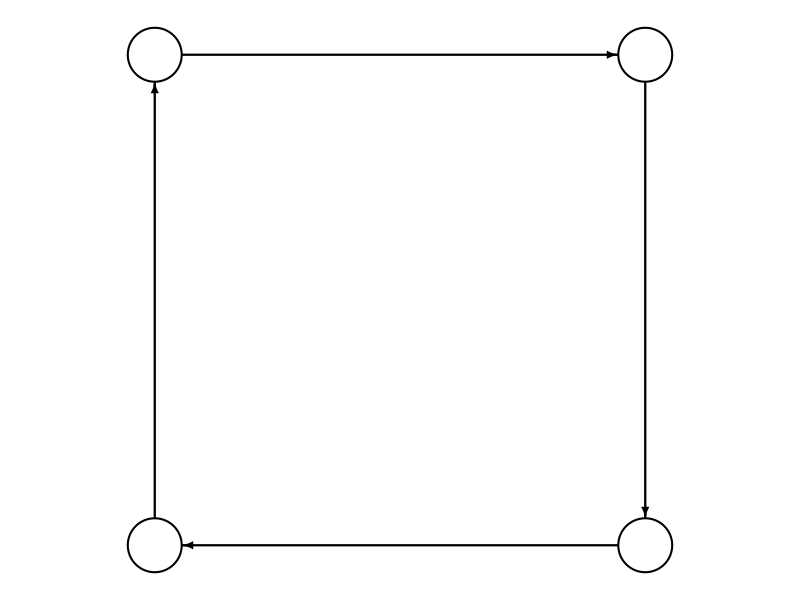
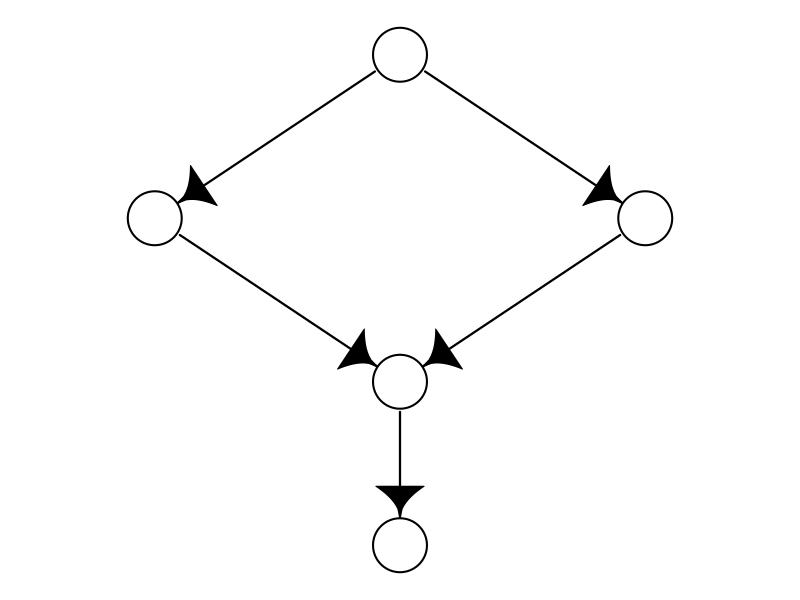
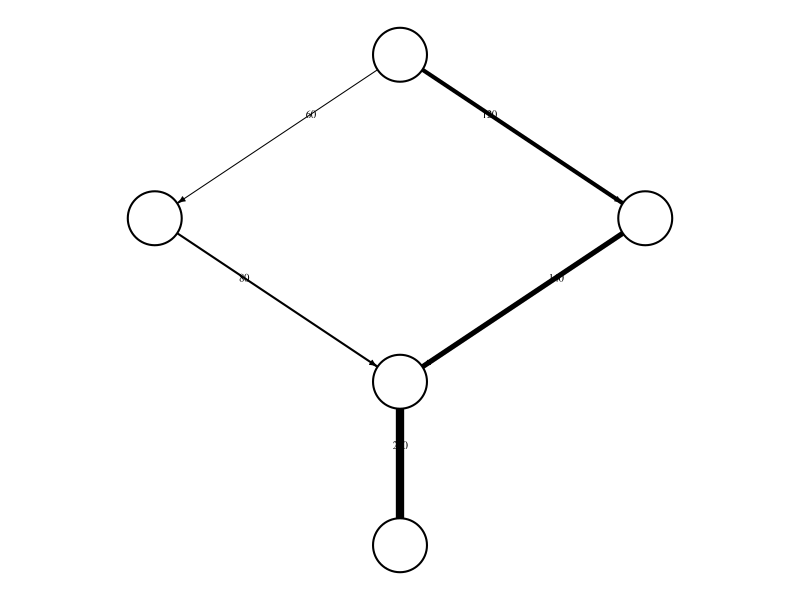
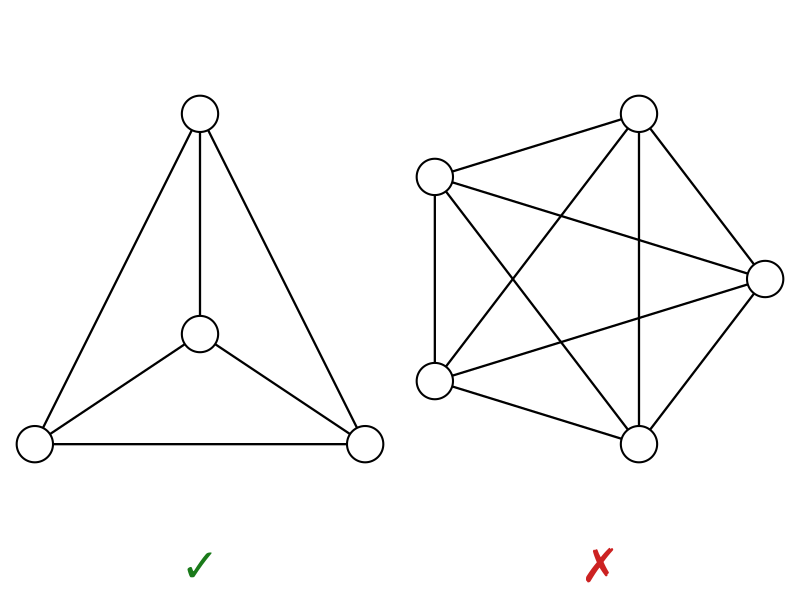
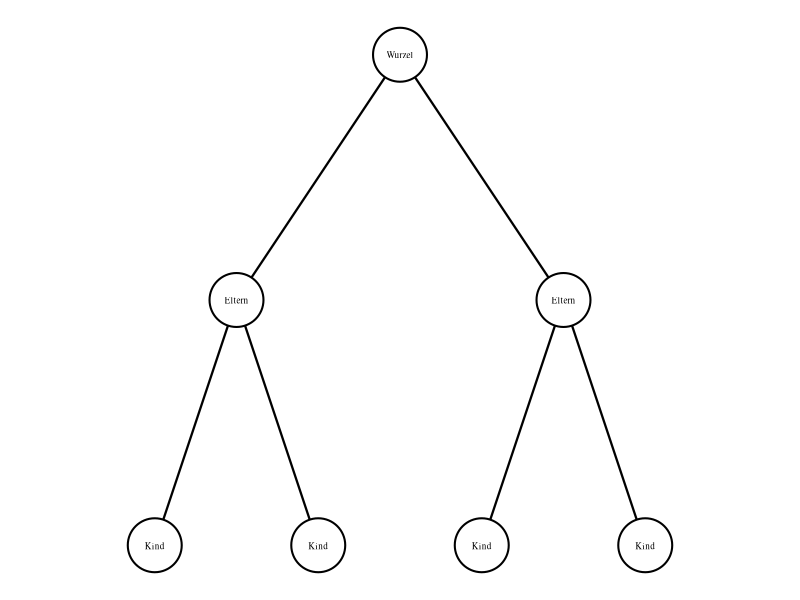
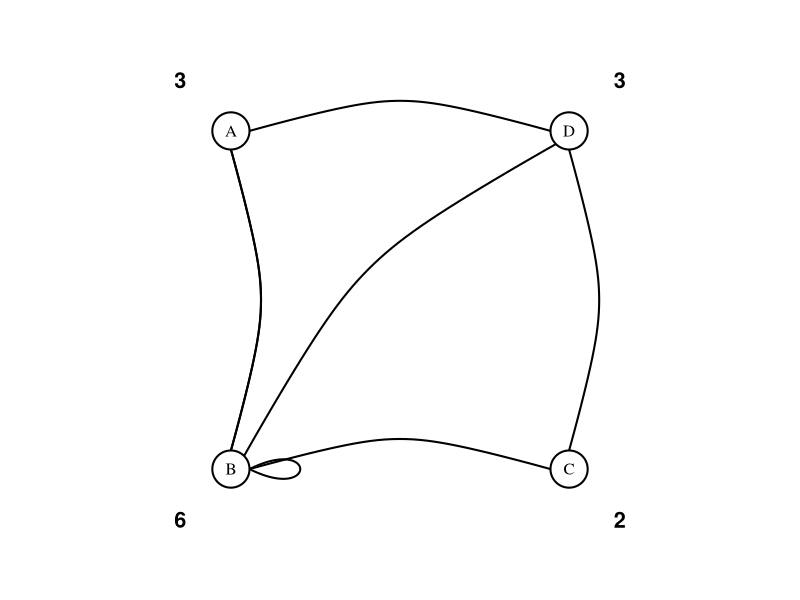
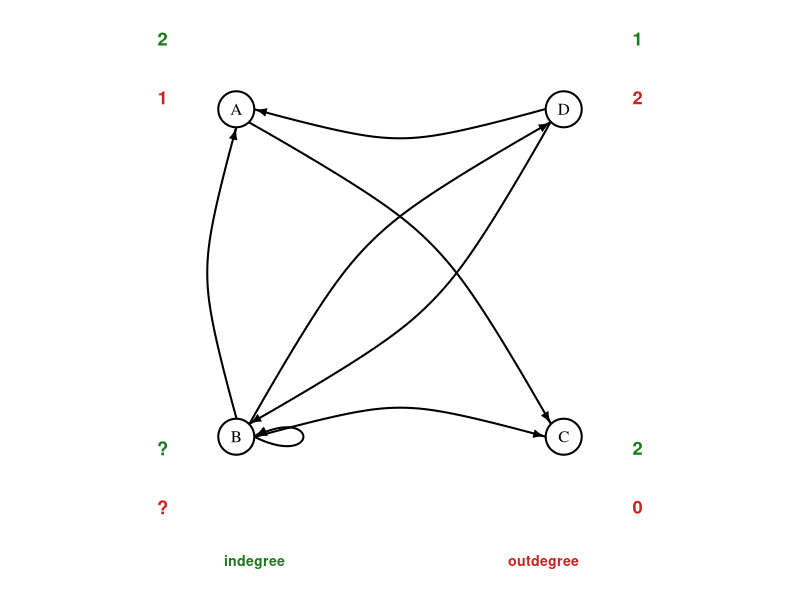

R code for these plots, in order:
# graph-type-figures.R
# Creates small illustration images for the Graphen-Typen table in Paths-and-Flows-1.md
# Run from project root (Modul-Geospatial-Computing/):
#   Rscript graph-type-figures.R

library(igraph)

out <- "public/graph-types"
dir.create(out, showWarnings = FALSE, recursive = TRUE)

# ── Shared defaults ────────────────────────────────────────────────────────────
vargs <- list(
  vertex.color = "white",
  vertex.frame.color = "black",
  vertex.frame.width = 2,
  vertex.size = 22,
  vertex.label = NA
)

eargs <- list(
  edge.color = "black",
  edge.width = 2.2,
  edge.arrow.size = 0.55,
  edge.curved = 0
)

gplot <- function(g, lay, ...) {
  # modifyList lets ... override defaults in vargs/eargs
  args <- modifyList(c(vargs, eargs), list(...))
  do.call(plot, c(list(g, layout = lay), args))
}

open_png <- function(file, w = 250, h = 250) {
  png(file.path(out, file), width = w, height = h, bg = "transparent")
  par(mar = c(0.3, 0.3, 0.3, 0.3))
}

# ── 1. Zyklisch ───────────────────────────────────────────────────────────────
# A directed 4-cycle (square): every node is on the cycle.
# Clearly shows "erster und letzter Knoten identisch".
g_z <- graph_from_edgelist(
  rbind(c(1, 2), c(2, 3), c(3, 4), c(4, 1)),
  directed = TRUE
)
lay_z <- rbind(c(-1, 1), c(1, 1), c(1, -1), c(-1, -1))

open_png("zyklisch.png")
gplot(g_z, lay_z)
dev.off()

# ── 2. Gerichtet ──────────────────────────────────────────────────────────────
# Directed acyclic graph (DAG): arrows point one way, no closed loop.
g_d <- graph_from_edgelist(
  rbind(c(1, 2), c(1, 3), c(2, 4), c(3, 4), c(4, 5)),
  directed = TRUE
)
lay_d <- rbind(
  c(0.0, 1.0), # 1 – top
  c(-0.8, 0.3), # 2 – left
  c(0.8, 0.3), # 3 – right
  c(0.0, -0.4), # 4 – centre-bottom
  c(0.0, -1.1) # 5 – bottom
)

open_png("gerichtet.png")
gplot(g_d, lay_d, edge.arrow.size = 1.6, edge.arrow.width = 2.5)
dev.off()

# ── 3. Gewichtet ──────────────────────────────────────────────────────────────
# Same topology as gerichtet; edge thickness ∝ weight, labels show values.
g_w <- graph_from_edgelist(
  rbind(c(1, 2), c(1, 3), c(2, 4), c(3, 4), c(4, 5)),
  directed = TRUE
)
w <- c(60, 120, 80, 140, 200)

open_png("gewichtet.png")
do.call(
  plot,
  c(
    list(g_w, layout = lay_d),
    vargs,
    list(
      edge.color = "black",
      edge.width = (w - 40) / 20, # scale: 60→1.0, 80→2.0, 120→4.0, 200→8.0
      edge.label = w,
      edge.label.cex = 0.65,
      edge.label.color = "black",
      edge.arrow.size = 0.4,
      edge.curved = 0
    )
  )
)
dev.off()

# ── 4. Planar ─────────────────────────────────────────────────────────────────
# Left: K4 – complete graph on 4 nodes (planar, can be drawn without crossings)  ✓
# Right: K5 – complete graph on 5 nodes (non-planar, always has crossings)       ✗
g_k4 <- make_full_graph(4, directed = FALSE)
g_k5 <- make_full_graph(5, directed = FALSE)

# Place the inner K4 node at centre to show it can be drawn without crossings
lay_k4 <- rbind(c(0, 1), c(-1, -0.5), c(1, -0.5), c(0, 0))

open_png("planar.png", w = 500, h = 270)
par(mfrow = c(1, 2), mar = c(2.2, 0.1, 0.1, 0.1), oma = c(0, 0, 0, 0))

do.call(
  plot,
  c(
    list(g_k4, layout = lay_k4),
    vargs,
    list(edge.color = "black", edge.width = 2.2)
  )
)
mtext("\u2713", side = 1, col = "#1a7a1a", cex = 2.8, line = 0.5, font = 2)

do.call(
  plot,
  c(
    list(g_k5, layout = layout_in_circle(g_k5)),
    vargs,
    list(edge.color = "black", edge.width = 2.2)
  )
)
mtext("\u2717", side = 1, col = "#cc2222", cex = 2.8, line = 0.5, font = 2)

par(mfrow = c(1, 1))
dev.off()

# ── 5. Hierarchisch ───────────────────────────────────────────────────────────
# Binary tree; labels show structural roles (Wurzel / Eltern / Kind).
g_h <- make_tree(7, children = 2, mode = "undirected")
V(g_h)$label <- c("Wurzel", "Eltern", "Eltern", "Kind", "Kind", "Kind", "Kind")

open_png("hierarchisch.png", w = 310, h = 250)
plot(
  g_h,
  layout = layout_as_tree(g_h, root = 1, flip.y = TRUE),
  vertex.color = "white",
  vertex.frame.color = "black",
  vertex.frame.width = 2,
  vertex.size = 22,
  vertex.label = V(g_h)$label,
  vertex.label.cex = 0.55,
  vertex.label.color = "black",
  edge.color = "black",
  edge.width = 2.2,
  edge.arrow.size = 0
)
dev.off()

# ── Knotengrade ───────────────────────────────────────────────────────────────
# Helper: build layout matrix keyed by vertex name so vertex order doesn't matter
named_layout <- function(g, pos_list) {
  matrix(unlist(pos_list[V(g)$name]), ncol = 2, byrow = TRUE)
}
# Desired corner positions (name → coords)
pos <- list(A = c(-1, 1), B = c(-1, -1), C = c(1, -1), D = c(1, 1))

# ── 6a. Ungerichteter Graph ───────────────────────────────────────────────────
# Multigraph: A-B (×2), A-D, B-C, B-D, B-B (loop), C-D → degrees A=3,B=6,C=2,D=3
g_u <- graph_from_edgelist(
  matrix(
    c("A", "B", "A", "B", "A", "D", "B", "C", "B", "D", "B", "B", "C", "D"),
    ncol = 2,
    byrow = TRUE
  ),
  directed = FALSE
)
lay_u <- named_layout(g_u, pos)

open_png("knotengrad-ungerichtet.png", w = 300, h = 300)
plot(
  g_u,
  layout = lay_u,
  xlim = c(-1.5, 1.5),
  ylim = c(-1.5, 1.5),
  vertex.color = "white",
  vertex.frame.color = "black",
  vertex.frame.width = 2,
  vertex.size = 22,
  vertex.label = V(g_u)$name,
  vertex.label.cex = 1.0,
  vertex.label.color = "black",
  edge.color = "black",
  edge.width = 2,
  edge.curved = 0.3
)
# Degree labels: placed diagonally outside each corner
deg <- c(A = 3, B = 6, C = 2, D = 3)
corner <- list(A = c(-1, 1), B = c(-1, -1), C = c(1, -1), D = c(1, 1))
for (v in names(deg)) {
  text(
    corner[[v]][1] * 1.3,
    corner[[v]][2] * 1.3,
    labels = deg[v],
    cex = 1.3,
    font = 2
  )
}
dev.off()

# ── 6b. Gerichteter Graph ─────────────────────────────────────────────────────
# Edges: A→C, B→A, B→B (loop), B→C, B→D, D→A, D→B
# indegree:  A=2, B=2 (incl. loop), C=2, D=1
# outdegree: A=1, B=4 (incl. loop), C=0, D=2
# B shown as "?" – students calculate from the visible arrows
g_dir <- graph_from_edgelist(
  matrix(
    c("A", "C", "B", "A", "B", "B", "B", "C", "B", "D", "D", "A", "D", "B"),
    ncol = 2,
    byrow = TRUE
  ),
  directed = TRUE
)
lay_dir <- named_layout(g_dir, pos)

open_png("knotengrad-gerichtet.png", w = 300, h = 320)
par(mar = c(3.0, 0.3, 0.3, 0.3)) # extra bottom margin for legend

plot(
  g_dir,
  layout = lay_dir,
  xlim = c(-1.6, 1.6),
  ylim = c(-1.4, 1.4),
  vertex.color = "white",
  vertex.frame.color = "black",
  vertex.frame.width = 2,
  vertex.size = 22,
  vertex.label = V(g_dir)$name,
  vertex.label.cex = 1.0,
  vertex.label.color = "black",
  edge.color = "black",
  edge.width = 2,
  edge.arrow.size = 0.6,
  edge.curved = 0.3
)
# indegree (green) and outdegree (red) labels per corner; B = "?" (student exercise)
ind_lab <- c(A = "2", B = "?", C = "2", D = "1")
outd_lab <- c(A = "1", B = "?", C = "0", D = "2")
for (v in names(ind_lab)) {
  lx <- corner[[v]][1] * 1.45
  ly <- corner[[v]][2] * 1.25
  text(lx, ly + 0.18, ind_lab[v], col = "#1a7a1a", cex = 1.1, font = 2)
  text(lx, ly - 0.18, outd_lab[v], col = "#cc2222", cex = 1.1, font = 2)
}
# Bottom legend (in the extra bottom margin)
mtext(
  "indegree",
  side = 1,
  line = 0.5,
  col = "#1a7a1a",
  font = 2,
  cex = 0.85,
  adj = 0.3
)
mtext(
  "outdegree",
  side = 1,
  line = 0.5,
  col = "#cc2222",
  font = 2,
  cex = 0.85,
  adj = 0.7
)
dev.off()

message("Done. Images written to: ", out)
